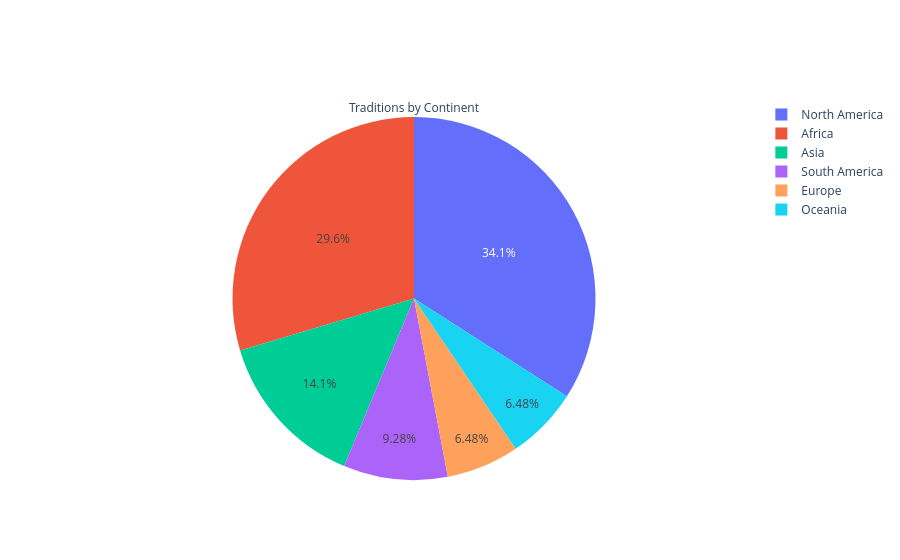

The notebook cell this image was saved under:
### Code cell
fig1 = go.Figure(data=[go.Pie(
    labels = continent.index,
    values=continent.values,
    title="Traditions by Continent"
    )])

fig1.show()
#Include info here about the disparity in research from in different continents, as well as the development of writing, etc.
#Figure out how to use vector shapes to use a map in plotly

### Figure 1 — Plotly figure (JSON) as saved in the notebook; plotly's stock layout.template omitted (floating-point values rounded to 4 significant figures)
{"data": [{"labels": ["Africa", "Asia", "Europe", "North America", "Oceania", "South America"], "title": {"text": "Traditions by Continent"}, "type": "pie", "values": [709, 337, 155, 815, 155, 222]}], "layout": {}}
